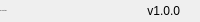
              <widget class="QFrame" name="bottomBar">
               <property name="minimumSize">
                <size>
                 <width>0</width>
                 <height>22</height>
                </size>
               </property>
               <property name="maximumSize">
                <size>
                 <width>16777215</width>
                 <height>22</height>
                </size>
               </property>
               <property name="frameShape">
                <enum>QFrame::Shape::NoFrame</enum>
               </property>
               <property name="frameShadow">
                <enum>QFrame::Shadow::Raised</enum>
               </property>
               <layout class="QHBoxLayout" name="horizontalLayout_5">
                <property name="spacing">
                 <number>0</number>
                </property>
                <property name="leftMargin">
                 <number>0</number>
                </property>
                <property name="topMargin">
                 <number>0</number>
                </property>
                <property name="rightMargin">
                 <number>0</number>
                </property>
                <property name="bottomMargin">
                 <number>0</number>
                </property>
                <item>
                 <widget class="QLabel" name="creditsLabel">
                  <property name="maximumSize">
                   <size>
                    <width>16777215</width>
                    <height>16</height>
                   </size>
                  </property>
                  <property name="font">
                   <font>
                    <family>Segoe UI</family>
                    <pointsize>-1</pointsize>
                    <italic>false</italic>
                    <bold>false</bold>
                   </font>
                  </property>
                  <property name="text">
                   <string>By: Solvix team</string>
                  </property>
                  <property name="alignment">
                   <set>Qt::AlignmentFlag::AlignLeading|Qt::AlignmentFlag::AlignLeft|Qt::AlignmentFlag::AlignVCenter</set>
                  </property>
                 </widget>
                </item>
                <item>
                 <widget class="QLabel" name="version">
                  <property name="text">
                   <string>v1.0.0</string>
                  </property>
                  <property name="alignment">
                   <set>Qt::AlignmentFlag::AlignRight|Qt::AlignmentFlag::AlignTrailing|Qt::AlignmentFlag::AlignVCenter</set>
                  </property>
                 </widget>
                </item>
                <item>
                 <widget class="QFrame" name="frame_size_grip">
                  <property name="minimumSize">
                   <size>
                    <width>20</width>
                    <height>0</height>
                   </size>
                  </property>
                  <property name="maximumSize">
                   <size>
                    <width>20</width>
                    <height>16777215</height>
                   </size>
                  </property>
                  <property name="frameShape">
                   <enum>QFrame::Shape::NoFrame</enum>
                  </property>
                  <property name="frameShadow">
                   <enum>QFrame::Shadow::Raised</enum>
                  </property>
                 </widget>
                </item>
               </layout>
              </widget>
